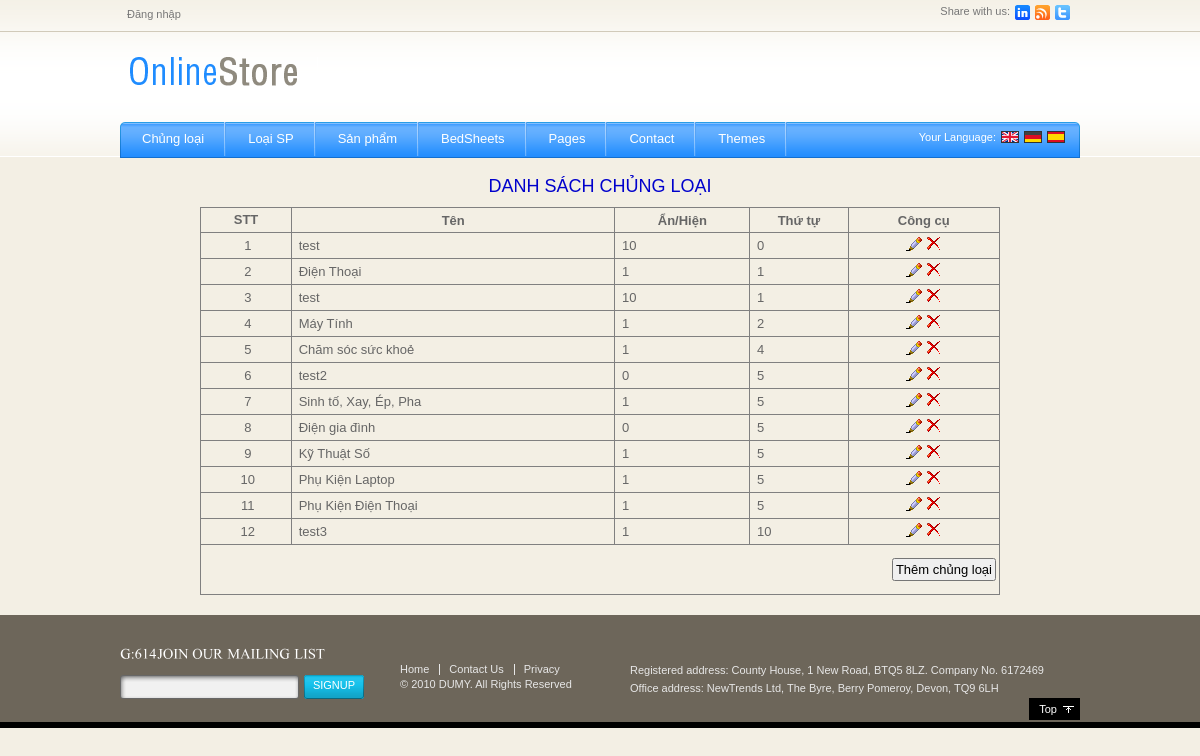
Page /admin.php?mod=chungloai on the committed database.
### tables this page shows
CREATE TABLE `nncms_chungloai` (
  `idCL` int(255) NOT NULL auto_increment,
  `TenCL` varchar(255) NOT NULL,
  `ThuTu` int(4) NOT NULL,
  `AnHien` tinyint(4) NOT NULL,
  PRIMARY KEY  (`idCL`)
);

### modules/admin/chungloai.php (the view)
<table width="800" border="1" cellpadding="3" class="admin">
  <caption>
    DANH SÁCH CHỦNG LOẠI
  </caption>
  <tr>
    <th width="82" scope="col"><p>STT</p></th>
    <th width="309" scope="col">Tên</th>
    <th width="125" scope="col">Ẩn/Hiện</th>
    <th width="89" scope="col">Thứ tự</th>
    <th width="141" scope="col">Công cụ</th>
  </tr>
  <?php
  	$stt=1;
  	$sql='select * from `nncms_chungloai` order by `ThuTu`';
	$rs=mysql_query($sql);
	while($r=mysql_fetch_assoc($rs))
  {
  ?>
  <tr>
    <td align="center">&nbsp;<?php echo $stt++?></td>
    <td>&nbsp;<?php echo $r['TenCL']?></td>
    <td>&nbsp;<?php echo $r['AnHien']?></td>
    <td>&nbsp;<?php echo $r['ThuTu']?></td>
    <td align="center"><a href="?mod=chungloai_sua&idCL=<?php echo $r['idCL']?>"><img src="images/b_edit.png" width="16" height="16" alt="Sửa"></a>&nbsp;<a onclick="return confirm('Bạn có chắc chắn muốn xóa hay không ?')" href="?mod=chungloai_xoa&idCL=<?php echo $r['idCL']?>"><img src="images/b_drop.png" width="16" height="16" alt="Xóa"></a></td>
  </tr>
  <?php
  }
  ?>
  <tr>
    <td height="43" colspan="5" align="right"><label>
      <input onClick="window.location='?mod=chungloai_them'" type="submit" name="Them" id="Them" value="Thêm chủng loại">
    </label></td>
  </tr>
</table>

### css/style_admin.css (style rules this page uses)
* { padding:0px; margin:0px; }
body { background-image:url(../images/bg.gif); background-repeat:repeat-x; background-position:top; background-color:#f3efe4; font-family:Arial, Helvetica, sans-serif; font-size:11px; color:#666666; float:left; width:100%; }
a { text-decoration:none; outline:none; color:#666666; }
a img { border:none; }
p { line-height:18px; }
input { font-size:11px; }
table.admin { width:800px; margin:10px auto 10px auto; border-collapse:collapse; font-size:13px; }
table.admin caption { font-size:18px; color:#00C; margin-bottom:10px; }
table.admin th,table.admin td { padding:3px; }
table.admin input { font-size:13px; padding:2px; }

### rows in the picture
nncms_chungloai: TenCL "test", AnHien "10", ThuTu "0"
nncms_chungloai: TenCL "Điện Thoại", AnHien "1", ThuTu "1"
nncms_chungloai: TenCL "test", AnHien "10", ThuTu "1"
nncms_chungloai: TenCL "Máy Tính", AnHien "1", ThuTu "2"
nncms_chungloai: TenCL "Chăm sóc sức khoẻ", AnHien "1", ThuTu "4"
nncms_chungloai: TenCL "test2", AnHien "0", ThuTu "5"
nncms_chungloai: TenCL "Sinh tố, Xay, Ép, Pha", AnHien "1", ThuTu "5"
nncms_chungloai: TenCL "Điện gia đình", AnHien "0", ThuTu "5"
nncms_chungloai: TenCL "Kỹ Thuật Số", AnHien "1", ThuTu "5"
nncms_chungloai: TenCL "Phụ Kiện Laptop", AnHien "1", ThuTu "5"
nncms_chungloai: TenCL "Phụ Kiện Điện Thoại", AnHien "1", ThuTu "5"
nncms_chungloai: TenCL "test3", AnHien "1", ThuTu "10"
